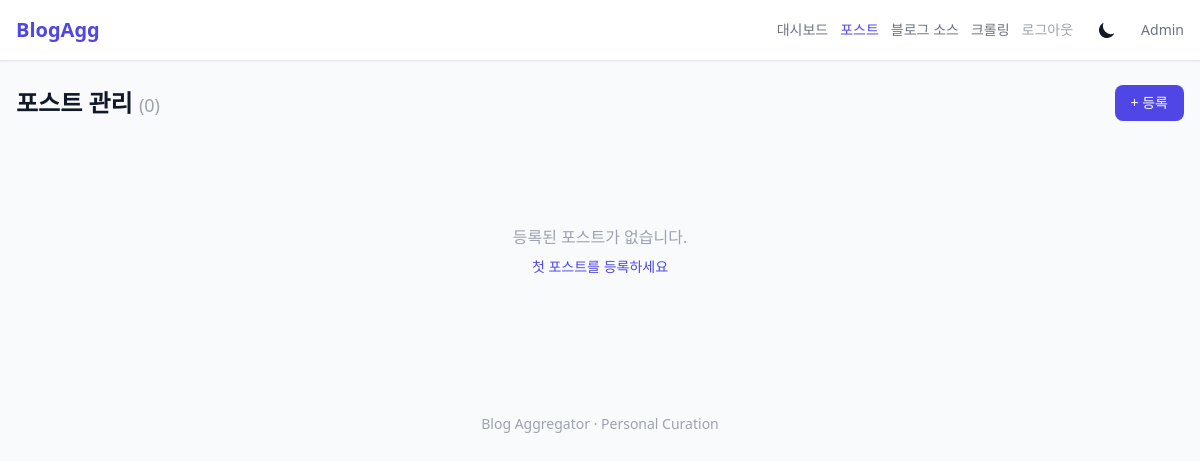
The app's page /admin/posts (signed in), older data.
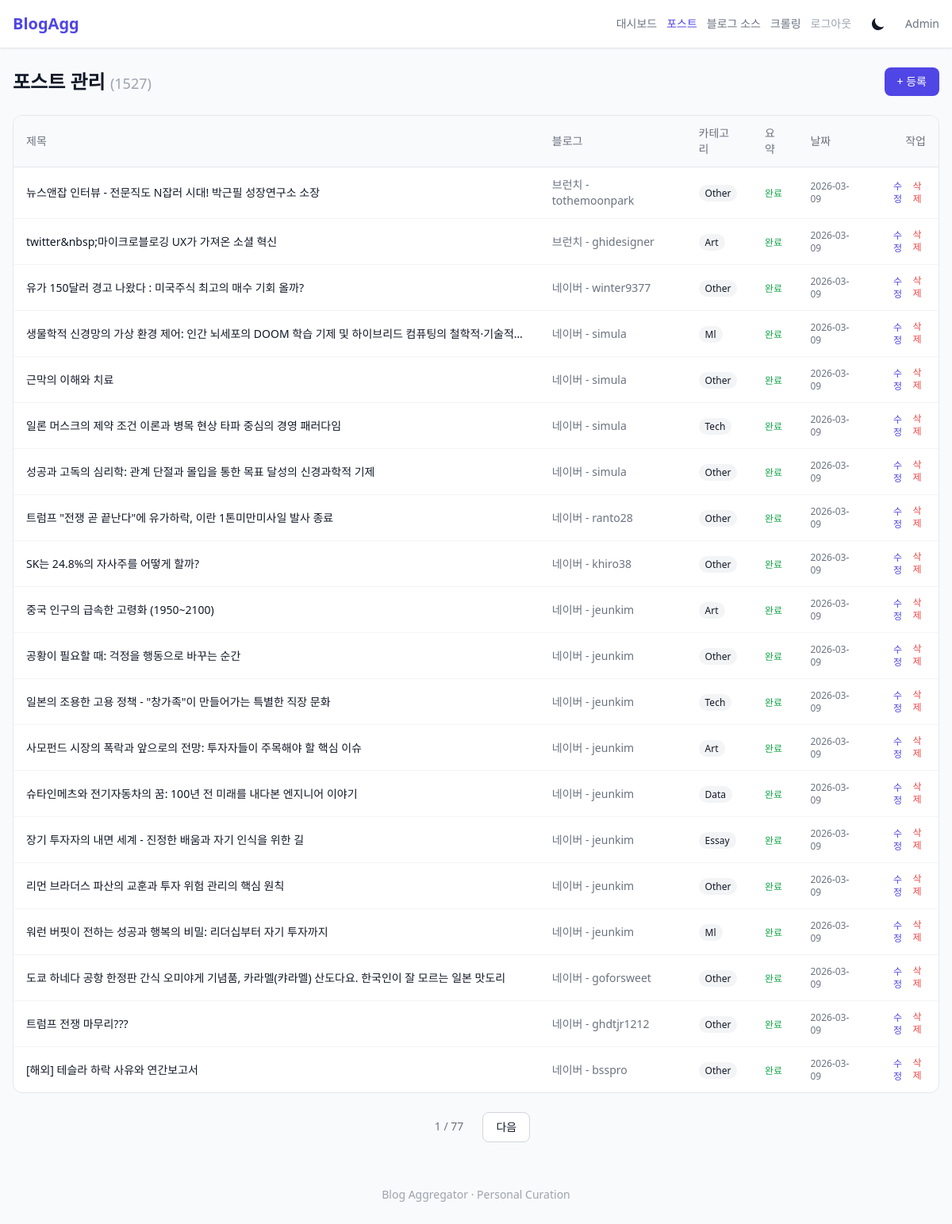
The same page, newer data.
### tables this page shows
CREATE TABLE posts (
            id INTEGER PRIMARY KEY AUTOINCREMENT,
            blog_id INTEGER,
            title TEXT NOT NULL,
            original_url TEXT UNIQUE NOT NULL,
            summary TEXT,
            full_content TEXT,
            author TEXT,
            published_date DATETIME,
            image_url TEXT,
            category TEXT,
            language TEXT DEFAULT 'ko',
            summary_status TEXT DEFAULT 'pending',
            registered_by TEXT DEFAULT 'manual',
            created_at DATETIME DEFAULT CURRENT_TIMESTAMP,
            FOREIGN KEY (blog_id) REFERENCES blogs(id)
        );

CREATE TABLE blogs (
            id INTEGER PRIMARY KEY AUTOINCREMENT,
            name TEXT NOT NULL,
            url TEXT NOT NULL,
            feed_url TEXT,
            category TEXT,
            active INTEGER DEFAULT 1,
            description TEXT,
            created_at DATETIME DEFAULT CURRENT_TIMESTAMP
        , last_crawled_at TEXT, crawl_error TEXT);

### src/api/admin.py (the view)
@router.get("/posts")
@require_auth
async def post_list(request: Request, page: int = Query(1, ge=1)):
    repo = request.app.state.repo
    templates = request.app.state.templates
    per_page = 20
    posts, total = repo.get_posts(page=page, per_page=per_page)
    for post in posts:
        post["tags"] = repo.get_post_tags(post["id"])
    total_pages = math.ceil(total / per_page) if total > 0 else 1
    return templates.TemplateResponse("admin/posts.html", {
        "request": request,
        "posts": posts,
        "total": total,
        "page": page,
        "total_pages": total_pages,
    })

### templates/admin/posts.html (shortened to what the changed rows need)
{% extends "base.html" %}
{% block content %}
<div class="flex items-center justify-between mb-6">
    <h1 class="text-2xl font-bold">포스트 관리 <span class="text-gray-400 text-lg font-normal">({{ total }})</span></h1>
</div>
{% if posts %}
<div class="bg-white dark:bg-gray-800 rounded-xl border border-gray-200 dark:border-gray-700 overflow-hidden">
    <table class="w-full text-sm">
        <thead class="bg-gray-50 dark:bg-gray-750 border-b border-gray-200 dark:border-gray-700">
            <tr>
                <th class="text-left px-4 py-3 font-medium text-gray-500 dark:text-gray-400">제목</th>
                <th class="text-left px-4 py-3 font-medium text-gray-500 dark:text-gray-400 hidden sm:table-cell">블로그</th>
                <th class="text-left px-4 py-3 font-medium text-gray-500 dark:text-gray-400 hidden md:table-cell">카테고리</th>
                <th class="text-left px-4 py-3 font-medium text-gray-500 dark:text-gray-400 hidden md:table-cell">요약</th>
                <th class="text-left px-4 py-3 font-medium text-gray-500 dark:text-gray-400 hidden lg:table-cell">날짜</th>
                <th class="text-right px-4 py-3 font-medium text-gray-500 dark:text-gray-400">작업</th>
            </tr>
        </thead>
        <tbody class="divide-y divide-gray-100 dark:divide-gray-700">
            {% for post in posts %}
            <tr class="hover:bg-gray-50 dark:hover:bg-gray-750">
                <td class="px-4 py-3">
                    <a href="/admin/posts/{{ post.id }}/edit" class="hover:text-indigo-600 dark:hover:text-indigo-400 line-clamp-1">{{ post.title }}</a>
                </td>
                <td class="px-4 py-3 text-gray-500 dark:text-gray-400 hidden sm:table-cell">{{ post.blog_name or "-" }}</td>
                <td class="px-4 py-3 hidden md:table-cell">
                    <span class="px-2 py-0.5 text-xs rounded-full bg-gray-100 dark:bg-gray-700 capitalize">{{ post.category or "-" }}</span>
                </td>
                <td class="px-4 py-3 hidden md:table-cell">
                    {% if post.summary_status == 'completed' %}
                    <span class="text-green-600 dark:text-green-400 text-xs">완료</span>
                    {% elif post.summary_status == 'failed' %}
                    <span class="text-red-600 dark:text-red-400 text-xs">실패</span>
                    {% else %}
                    <span class="text-gray-400 text-xs">대기</span>
                    {% endif %}
                </td>
                <td class="px-4 py-3 text-gray-500 dark:text-gray-400 hidden lg:table-cell text-xs">{{ post.published_date or post.created_at[:10] if post.created_at else "" }}</td>
                <td class="px-4 py-3 text-right">
                    <div class="flex items-center justify-end gap-2">
                        <a href="/admin/posts/{{ post.id }}/edit" class="text-indigo-600 dark:text-indigo-400 hover:underline text-xs">수정</a>
                        <form method="post" action="/admin/posts/{{ post.id }}/delete" onsubmit="return confirm('삭제하시겠습니까?')">
                            <button type="submit" class="text-red-500 hover:underline text-xs">삭제</button>
                        </form>
                    </div>
                </td>
            </tr>
            {% endfor %}
        </tbody>
    </table>
</div>
{% if total_pages > 1 %}
<div class="flex justify-center gap-2 mt-6">
    <span class="px-4 py-2 text-sm text-gray-500">{{ page }} / {{ total_pages }}</span>
    {% if page < total_pages %}
    <a href="/admin/posts?page={{ page + 1 }}" class="px-4 py-2 text-sm rounded-lg bg-white dark:bg-gray-800 border border-gray-300 dark:border-gray-600">다음</a>
    {% endif %}
</div>
{% endif %}
{% else %}
<div class="text-center py-20 text-gray-400">
    <p>등록된 포스트가 없습니다.</p>
    <a href="/admin/posts/new" class="text-indigo-600 hover:underline text-sm mt-2 inline-block">첫 포스트를 등록하세요</a>
</div>
{% endif %}
{% endblock %}

Row changes from the older to the newer data that the page shows:
added posts: title "뉴스앤잡 인터뷰 - 전문직도 N잡러 시대! 박근필 성장연구소 소장", name "브런치 - tothemoonpark", category "Other", summary_status "완료", created_at+published_date "2026-03-09"
added posts: title "twitter&nbsp;마이크로블로깅 UX가 가져온 소셜 혁신", name "브런치 - ghidesigner", category "Art", summary_status "완료", created_at+published_date "2026-03-09"
added posts: title "유가 150달러 경고 나왔다 : 미국주식 최고의 매수 기회 올까?", name "네이버 - winter9377", category "Other", summary_status "완료", created_at+published_date "2026-03-09"
added posts: title "생물학적 신경망의 가상 환경 제어: 인간 뇌세포의 DOOM 학습 기제 및 하이브리드 컴퓨팅의…", name "네이버 - simula", category "Ml", summary_status "완료", created_at+published_date "2026-03-09"
added posts: title "근막의 이해와 치료", name "네이버 - simula", category "Other", summary_status "완료", created_at+published_date "2026-03-09"
added posts: title "일론 머스크의 제약 조건 이론과 병목 현상 타파 중심의 경영 패러다임", name "네이버 - simula", category "Tech", summary_status "완료", created_at+published_date "2026-03-09"
added posts: title "성공과 고독의 심리학: 관계 단절과 몰입을 통한 목표 달성의 신경과학적 기제", name "네이버 - simula", category "Other", summary_status "완료", created_at+published_date "2026-03-09"
added posts: title "트럼프 \"전쟁 곧 끝난다\"에 유가하락, 이란 1톤미만미사일 발사 종료", name "네이버 - ranto28", category "Other", summary_status "완료", created_at+published_date "2026-03-09"
added posts: title "SK는 24.8%의 자사주를 어떻게 할까?", name "네이버 - khiro38", category "Other", summary_status "완료", created_at+published_date "2026-03-09"
added posts: title "중국 인구의 급속한 고령화 (1950~2100)", name "네이버 - jeunkim", category "Art", summary_status "완료", created_at+published_date "2026-03-09"
added posts: title "공황이 필요할 때: 걱정을 행동으로 바꾸는 순간", name "네이버 - jeunkim", category "Other", summary_status "완료", created_at+published_date "2026-03-09"
added posts: title "일본의 조용한 고용 정책 - \"창가족\"이 만들어가는 특별한 직장 문화", name "네이버 - jeunkim", category "Tech", summary_status "완료", created_at+published_date "2026-03-09"
added posts: title "사모펀드 시장의 폭락과 앞으로의 전망: 투자자들이 주목해야 할 핵심 이슈", name "네이버 - jeunkim", category "Art", summary_status "완료", created_at+published_date "2026-03-09"
added posts: title "슈타인메츠와 전기자동차의 꿈: 100년 전 미래를 내다본 엔지니어 이야기", name "네이버 - jeunkim", category "Data", summary_status "완료", created_at+published_date "2026-03-09"
added posts: title "장기 투자자의 내면 세계 - 진정한 배움과 자기 인식을 위한 길", name "네이버 - jeunkim", category "Essay", summary_status "완료", created_at+published_date "2026-03-09"
added posts: title "리먼 브라더스 파산의 교훈과 투자 위험 관리의 핵심 원칙", name "네이버 - jeunkim", category "Other", summary_status "완료", created_at+published_date "2026-03-09"
added posts: title "워런 버핏이 전하는 성공과 행복의 비밀: 리더십부터 자기 투자까지", name "네이버 - jeunkim", category "Ml", summary_status "완료", created_at+published_date "2026-03-09"
added posts: title "도쿄 하네다 공항 한정판 간식 오미야게 기념품, 카라멜(캬라멜) 산도다요. 한국인이 잘 모르는 일본 맛도리", name "네이버 - goforsweet", category "Other", summary_status "완료", created_at+published_date "2026-03-09"
added posts: title "트럼프 전쟁 마무리???", name "네이버 - ghdtjr1212", category "Other", summary_status "완료", created_at+published_date "2026-03-09"
added posts: title "[해외] 테슬라 하락 사유와 연간보고서", name "네이버 - bsspro", category "Other", summary_status "완료", created_at+published_date "2026-03-09"
Text that changed along with them:
{{ total }}: "0" → "1527"
{{ page }}: (not shown) → "1"
{{ total_pages }}: (not shown) → "77"
text no longer shown: "등록된 포스트가 없습니다. 첫 포스트를 등록하세요"
text now shown: "제목 블로그 카테고리 요약 날짜 작업 / 다음"
